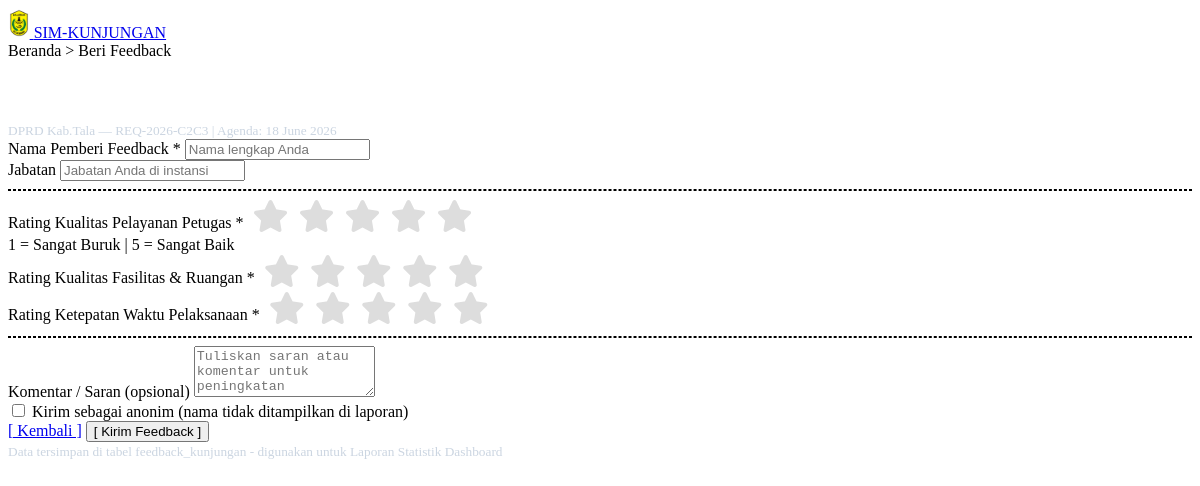
Page /feedback.php on the committed database.
### tables this page shows
CREATE TABLE `kunjungan` (
  `id_kunjungan` int NOT NULL,
  `kode_booking` varchar(20) DEFAULT NULL,
  `email_pemohon` varchar(100) DEFAULT NULL,
  `no_hp_pemohon` varchar(20) DEFAULT NULL,
  `no_register` varchar(50) DEFAULT NULL,
  `jenis_pendaftaran` enum('online','walk-in') DEFAULT 'online',
  `id_kategori` int DEFAULT NULL,
  `tgl_surat_permohonan` date DEFAULT NULL,
  `tgl_kunjungan` date DEFAULT NULL,
  `waktu_kunjungan` time DEFAULT NULL,
  `nama_instansi_tamu` varchar(150) DEFAULT NULL,
  `alamat_instansi` text,
  `jumlah_peserta_rencana` int DEFAULT NULL,
  `materi_kunjungan` text,
  `file_surat_permohonan` varchar(255) DEFAULT NULL,
  `no_skk` varchar(100) DEFAULT NULL,
  `tgl_skk` date DEFAULT NULL,
  `instansi_pengirim_skk` varchar(150) DEFAULT NULL,
  `perihal_skk` varchar(255) DEFAULT NULL,
  `file_skk` varchar(255) DEFAULT NULL,
  `id_pj` int DEFAULT NULL,
  `id_ruangan` int DEFAULT NULL,
  `id_admin_verif` int DEFAULT NULL,
  `status_kegiatan` enum('pending','dijadwalkan','sedang berkunjung','selesai','batal') DEFAULT 'pending',
  `alasan_pembatalan` text,
  `tgl_pembatalan` datetime DEFAULT NULL,
  `qr_code_data` varchar(500) DEFAULT NULL,
  `qr_code_path` varchar(255) DEFAULT NULL,
  `status_kehadiran` enum('belum','hadir','selesai') DEFAULT 'belum',
  `waktu_scan` timestamp NULL DEFAULT NULL,
  `batas_waktu_kunjungan` datetime DEFAULT NULL,
  `waktu_checkout` timestamp NULL DEFAULT NULL,
  `created_at` timestamp NOT NULL DEFAULT CURRENT_TIMESTAMP
);

### feedback.php (the view, shortened to what this page needs)
<?php
include 'koneksi.php';
$pesan_sukses = "";
$id_kunjungan = isset($_GET['id']) ? intval($_GET['id']) : 1;
$instansi_tamu = "DPRD Kab. Tanah Laut";
$kode_booking  = "REQ-2026-A001";
$tgl_agenda    = date('d F Y');
$q_info = mysqli_query($koneksi, "SELECT * FROM kunjungan WHERE id_kunjungan = '$id_kunjungan'");
if ($q_info && mysqli_num_rows($q_info) > 0) {
    $d_info = mysqli_fetch_assoc($q_info);
    $instansi_tamu = $d_info['nama_instansi_tamu'];
    $kode_booking  = $d_info['kode_booking'];
    $tgl_agenda    = isset($d_info['tgl_kunjungan']) ? date('d F Y', strtotime($d_info['tgl_kunjungan'])) : date('d F Y');
}
?>
<!doctype html>
<html lang="id">
<head>
    <link rel="stylesheet" href="https://cdnjs.cloudflare.com/ajax/libs/font-awesome/6.4.0/css/all.min.css" />
    <link rel="stylesheet" href="assets/css/style.css" id="main-style-link" />
    <link rel="stylesheet" href="assets/css/style-preset.css" />
</head>
<body class="bg-light">
    <nav class="navbar navbar-expand-md navbar-light bg-white shadow-sm">
      <div class="container">
        <a class="navbar-brand text-dark fw-bold" href="index.php">
          <img src="assets/images/logo.png" alt="logo" style="height:30px" class="me-2" />
          SIM-KUNJUNGAN
        </a>
        <div class="d-flex">
            <span class="text-muted mt-1 me-3">Beranda &gt; Beri Feedback</span>
        </div>
      </div>
    </nav>
    <div class="container mt-5 mb-5">
        <div class="row justify-content-center">
            <div class="col-lg-7">
                <?php if($pesan_sukses != ""): ?>
                <div class="card shadow border-success mb-4">
                    <div class="card-body text-center p-5">
                        <div class="avtar avtar-xl bg-light-success text-success mb-3 mx-auto">
                            <i class="fa-solid fa-heart" style="font-size: 40px;"></i>
                        </div>
                        <h3 class="mt-3 text-success"><?= $pesan_sukses; ?></h3>
                        <div class="mt-4">
                            <a href="index.php" class="btn btn-outline-secondary">Kembali ke Beranda</a>
                        </div>
                    </div>
                </div>
                <?php else: ?>
                <div class="card shadow">
                    <div class="card-header bg-dark text-white text-center py-3">
                        <h4 class="mb-1 text-white" style="color: #fff !important;">[ Bagaimana Pengalaman Kunjungan Anda? ]</h4>
                        <small class="text-light" style="color: #cbd5e1 !important;">
                            <?= htmlspecialchars($instansi_tamu); ?> — <?= htmlspecialchars($kode_booking); ?> | Agenda: <?= $tgl_agenda; ?>
                        </small>
                    </div>
                    <div class="card-body p-4 px-md-5">
                        <form method="POST">
                            <div class="mb-3">
                                <label class="form-label fw-bold">Nama Pemberi Feedback <span class="text-danger">*</span></label>
                                <input type="text" name="nama_pemberi" id="nama_pemberi_input" class="form-control" placeholder="Nama lengkap Anda" required>
                            </div>
                            <div class="mb-4">
                                <label class="form-label fw-bold">Jabatan</label>
                                <input type="text" name="jabatan_pemberi" class="form-control" placeholder="Jabatan Anda di instansi">
                            </div>
                            <hr class="my-4 border-dashed">
                            <div class="mb-3">
                                <label class="form-label fw-bold d-block mb-1">Rating Kualitas Pelayanan Petugas <span class="text-danger">*</span></label>
                                <div class="rating-group">
                                    <input type="radio" id="pel_5" name="rating_pelayanan" value="5" required/><label for="pel_5"><i class="fa-solid fa-star"></i></label>
                                    <input type="radio" id="pel_4" name="rating_pelayanan" value="4"/><label for="pel_4"><i class="fa-solid fa-star"></i></label>
                                    <input type="radio" id="pel_3" name="rating_pelayanan" value="3"/><label for="pel_3"><i class="fa-solid fa-star"></i></label>
                                    <input type="radio" id="pel_2" name="rating_pelayanan" value="2"/><label for="pel_2"><i class="fa-solid fa-star"></i></label>
                                    <input type="radio" id="pel_1" name="rating_pelayanan" value="1"/><label for="pel_1"><i class="fa-solid fa-star"></i></label>
                                </div>
                                <div class="text-muted small mt-n1">1 = Sangat Buruk | 5 = Sangat Baik</div>
                            </div>
                            <div class="mb-3">
                                <label class="form-label fw-bold d-block mb-1">Rating Kualitas Fasilitas & Ruangan <span class="text-danger">*</span></label>
                                <div class="rating-group">
                                    <input type="radio" id="fas_5" name="rating_fasilitas" value="5" required/><label for="fas_5"><i class="fa-solid fa-star"></i></label>
                                    <input type="radio" id="fas_4" name="rating_fasilitas" value="4"/><label for="fas_4"><i class="fa-solid fa-star"></i></label>
                                    <input type="radio" id="fas_3" name="rating_fasilitas" value="3"/><label for="fas_3"><i class="fa-solid fa-star"></i></label>
                                    <input type="radio" id="fas_2" name="rating_fasilitas" value="2"/><label for="fas_2"><i class="fa-solid fa-star"></i></label>
                                    <input type="radio" id="fas_1" name="rating_fasilitas" value="1"/><label for="fas_1"><i class="fa-solid fa-star"></i></label>
                                </div>
                            </div>
                            <div class="mb-4">
                                <label class="form-label fw-bold d-block mb-1">Rating Ketepatan Waktu Pelaksanaan <span class="text-danger">*</span></label>
                                <div class="rating-group">
                                    <input type="radio" id="wak_5" name="rating_ketepatan_waktu" value="5" required/><label for="wak_5"><i class="fa-solid fa-star"></i></label>
                                    <input type="radio" id="wak_4" name="rating_ketepatan_waktu" value="4"/><label for="wak_4"><i class="fa-solid fa-star"></i></label>
                                    <input type="radio" id="wak_3" name="rating_ketepatan_waktu" value="3"/><label for="wak_3"><i class="fa-solid fa-star"></i></label>
                                    <input type="radio" id="wak_2" name="rating_ketepatan_waktu" value="2"/><label for="wak_2"><i class="fa-solid fa-star"></i></label>
                                    <input type="radio" id="wak_1" name="rating_ketepatan_waktu" value="1"/><label for="wak_1"><i class="fa-solid fa-star"></i></label>
                                </div>
                            </div>
                            <hr class="my-4 border-dashed">
                            <div class="mb-3">
                                <label class="form-label fw-bold">Komentar / Saran (opsional)</label>
                                <textarea name="komentar_saran" class="form-control" rows="3" placeholder="Tuliskan saran atau komentar untuk peningkatan pelayanan..."></textarea>
                            </div>
                            <div class="form-check mb-4">
                                <input class="form-check-input" type="checkbox" name="is_anonymous" id="anonim" value="1" onchange="toggleAnonim(this)">
                                <label class="form-check-label text-muted" for="anonim">
                                    Kirim sebagai anonim (nama tidak ditampilkan di laporan)
                                </label>
                            </div>
                            <div class="d-flex justify-content-center gap-3 mt-4">
                                <a href="index.php" class="btn btn-light border px-4 py-2">[ Kembali ]</a>
                                <button type="submit" name="kirim_feedback" class="btn btn-dark px-4 py-2">
                                    [ Kirim Feedback ]
                                </button>
                            </div>
                        </form>
                    </div>
                    <div class="card-header bg-dark text-white text-center py-2" style="border-radius: 0 0 7px 7px;">
                        <small style="color: #cbd5e1 !important;">Data tersimpan di tabel feedback_kunjungan - digunakan untuk Laporan Statistik Dashboard</small>
                    </div>
                </div>
                <?php endif; ?>
            </div>
        </div>
    </div>
</body>
</html>

### feedback.php (style rules this page uses)
.rating-group { display: inline-flex; flex-direction: row-reverse; justify-content: flex-end; }
.rating-group label { color: #ddd; font-size: 2rem; padding: 0 5px; cursor: pointer; transition: color 0.2s; }
.border-dashed { border-style: dashed !important; border-width: 1px !important; }

### rows in the picture
kunjungan: nama_instansi_tamu "DPRD Kab.Tala", kode_booking "REQ-2026-C2C3", tgl_kunjungan "18 June 2026"
